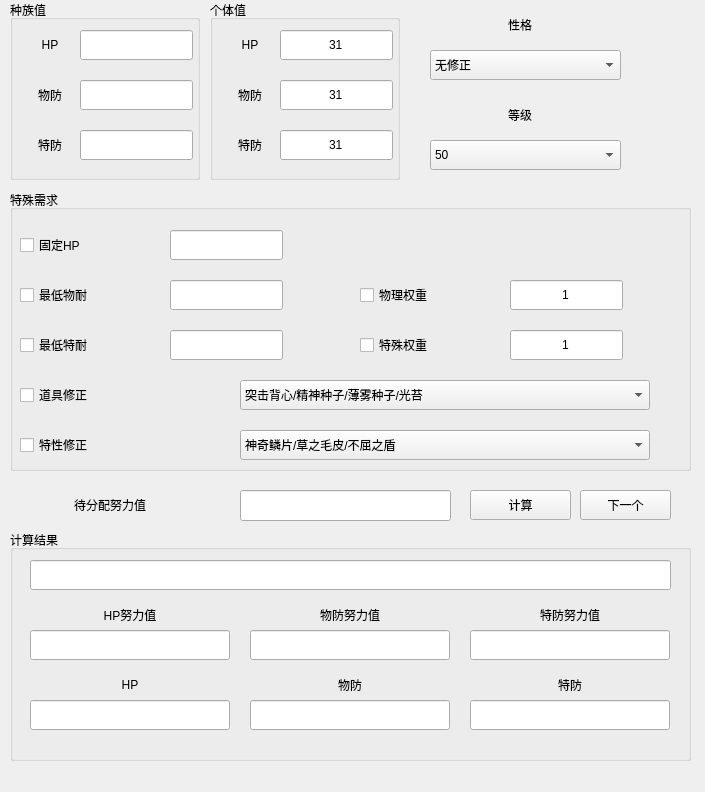
<?xml version="1.0" encoding="UTF-8"?>
<ui version="4.0">
 <class>MainWindow</class>
 <widget class="QMainWindow" name="MainWindow">
  <property name="geometry">
   <rect>
    <x>0</x>
    <y>0</y>
    <width>705</width>
    <height>792</height>
   </rect>
  </property>
  <property name="windowTitle">
   <string>宝可梦综合耐久计算器v1.5 by Jokerjay</string>
  </property>
  <widget class="QWidget" name="centralwidget">
   <widget class="QPushButton" name="pushButton">
    <property name="geometry">
     <rect>
      <x>470</x>
      <y>490</y>
      <width>101</width>
      <height>30</height>
     </rect>
    </property>
    <property name="text">
     <string>计算</string>
    </property>
   </widget>
   <widget class="QLabel" name="label_11">
    <property name="geometry">
     <rect>
      <x>420</x>
      <y>10</y>
      <width>200</width>
      <height>30</height>
     </rect>
    </property>
    <property name="text">
     <string>性格</string>
    </property>
    <property name="alignment">
     <set>Qt::AlignCenter</set>
    </property>
   </widget>
   <widget class="QComboBox" name="comboBox">
    <property name="geometry">
     <rect>
      <x>430</x>
      <y>50</y>
      <width>191</width>
      <height>30</height>
     </rect>
    </property>
    <item>
     <property name="text">
      <string>无修正</string>
     </property>
    </item>
    <item>
     <property name="text">
      <string>正向修正</string>
     </property>
    </item>
    <item>
     <property name="text">
      <string>负向修正</string>
     </property>
    </item>
   </widget>
   <widget class="QGroupBox" name="groupBox">
    <property name="geometry">
     <rect>
      <x>10</x>
      <y>0</y>
      <width>190</width>
      <height>180</height>
     </rect>
    </property>
    <property name="title">
     <string>种族值</string>
    </property>
    <widget class="QLineEdit" name="lineEdit">
     <property name="geometry">
      <rect>
       <x>70</x>
       <y>30</y>
       <width>113</width>
       <height>30</height>
      </rect>
     </property>
     <property name="alignment">
      <set>Qt::AlignCenter</set>
     </property>
    </widget>
    <widget class="QLabel" name="label">
     <property name="geometry">
      <rect>
       <x>-10</x>
       <y>30</y>
       <width>100</width>
       <height>30</height>
      </rect>
     </property>
     <property name="minimumSize">
      <size>
       <width>54</width>
       <height>12</height>
      </size>
     </property>
     <property name="text">
      <string>HP</string>
     </property>
     <property name="alignment">
      <set>Qt::AlignCenter</set>
     </property>
    </widget>
    <widget class="QLineEdit" name="lineEdit_2">
     <property name="geometry">
      <rect>
       <x>70</x>
       <y>80</y>
       <width>113</width>
       <height>30</height>
      </rect>
     </property>
     <property name="minimumSize">
      <size>
       <width>0</width>
       <height>20</height>
      </size>
     </property>
     <property name="alignment">
      <set>Qt::AlignCenter</set>
     </property>
    </widget>
    <widget class="QLabel" name="label_2">
     <property name="geometry">
      <rect>
       <x>-10</x>
       <y>80</y>
       <width>100</width>
       <height>30</height>
      </rect>
     </property>
     <property name="minimumSize">
      <size>
       <width>54</width>
       <height>12</height>
      </size>
     </property>
     <property name="text">
      <string>物防</string>
     </property>
     <property name="alignment">
      <set>Qt::AlignCenter</set>
     </property>
    </widget>
    <widget class="QLineEdit" name="lineEdit_3">
     <property name="geometry">
      <rect>
       <x>70</x>
       <y>130</y>
       <width>113</width>
       <height>30</height>
      </rect>
     </property>
     <property name="minimumSize">
      <size>
       <width>0</width>
       <height>20</height>
      </size>
     </property>
     <property name="alignment">
      <set>Qt::AlignCenter</set>
     </property>
    </widget>
    <widget class="QLabel" name="label_3">
     <property name="geometry">
      <rect>
       <x>-10</x>
       <y>130</y>
       <width>100</width>
       <height>30</height>
      </rect>
     </property>
     <property name="minimumSize">
      <size>
       <width>54</width>
       <height>12</height>
      </size>
     </property>
     <property name="text">
      <string>特防</string>
     </property>
     <property name="alignment">
      <set>Qt::AlignCenter</set>
     </property>
    </widget>
   </widget>
   <widget class="QGroupBox" name="groupBox_2">
    <property name="geometry">
     <rect>
      <x>210</x>
      <y>0</y>
      <width>190</width>
      <height>180</height>
     </rect>
    </property>
    <property name="title">
     <string>个体值</string>
    </property>
    <widget class="QLineEdit" name="lineEdit_6">
     <property name="geometry">
      <rect>
       <x>70</x>
       <y>130</y>
       <width>113</width>
       <height>30</height>
      </rect>
     </property>
     <property name="minimumSize">
      <size>
       <width>0</width>
       <height>20</height>
      </size>
     </property>
     <property name="text">
      <string>31</string>
     </property>
     <property name="alignment">
      <set>Qt::AlignCenter</set>
     </property>
    </widget>
    <widget class="QLabel" name="label_6">
     <property name="geometry">
      <rect>
       <x>-10</x>
       <y>130</y>
       <width>100</width>
       <height>30</height>
      </rect>
     </property>
     <property name="minimumSize">
      <size>
       <width>54</width>
       <height>12</height>
      </size>
     </property>
     <property name="text">
      <string>特防</string>
     </property>
     <property name="alignment">
      <set>Qt::AlignCenter</set>
     </property>
    </widget>
    <widget class="QLineEdit" name="lineEdit_5">
     <property name="geometry">
      <rect>
       <x>70</x>
       <y>80</y>
       <width>113</width>
       <height>30</height>
      </rect>
     </property>
     <property name="minimumSize">
      <size>
       <width>0</width>
       <height>20</height>
      </size>
     </property>
     <property name="text">
      <string>31</string>
     </property>
     <property name="alignment">
      <set>Qt::AlignCenter</set>
     </property>
    </widget>
    <widget class="QLabel" name="label_5">
     <property name="geometry">
      <rect>
       <x>-10</x>
       <y>80</y>
       <width>100</width>
       <height>30</height>
      </rect>
     </property>
     <property name="minimumSize">
      <size>
       <width>54</width>
       <height>12</height>
      </size>
     </property>
     <property name="text">
      <string>物防</string>
     </property>
     <property name="alignment">
      <set>Qt::AlignCenter</set>
     </property>
    </widget>
    <widget class="QLabel" name="label_4">
     <property name="geometry">
      <rect>
       <x>-10</x>
       <y>30</y>
       <width>100</width>
       <height>30</height>
      </rect>
     </property>
     <property name="minimumSize">
      <size>
       <width>54</width>
       <height>12</height>
      </size>
     </property>
     <property name="text">
      <string>HP</string>
     </property>
     <property name="alignment">
      <set>Qt::AlignCenter</set>
     </property>
    </widget>
    <widget class="QLineEdit" name="lineEdit_4">
     <property name="geometry">
      <rect>
       <x>70</x>
       <y>30</y>
       <width>113</width>
       <height>30</height>
      </rect>
     </property>
     <property name="minimumSize">
      <size>
       <width>0</width>
       <height>20</height>
      </size>
     </property>
     <property name="text">
      <string>31</string>
     </property>
     <property name="alignment">
      <set>Qt::AlignCenter</set>
     </property>
    </widget>
   </widget>
   <widget class="QGroupBox" name="groupBox_3">
    <property name="geometry">
     <rect>
      <x>10</x>
      <y>530</y>
      <width>681</width>
      <height>231</height>
     </rect>
    </property>
    <property name="title">
     <string>计算结果</string>
    </property>
    <widget class="QLineEdit" name="lineEdit_11">
     <property name="geometry">
      <rect>
       <x>20</x>
       <y>30</y>
       <width>641</width>
       <height>30</height>
      </rect>
     </property>
     <property name="alignment">
      <set>Qt::AlignCenter</set>
     </property>
    </widget>
    <widget class="QLabel" name="label_7">
     <property name="geometry">
      <rect>
       <x>20</x>
       <y>70</y>
       <width>200</width>
       <height>30</height>
      </rect>
     </property>
     <property name="minimumSize">
      <size>
       <width>54</width>
       <height>12</height>
      </size>
     </property>
     <property name="text">
      <string>HP努力值</string>
     </property>
     <property name="alignment">
      <set>Qt::AlignCenter</set>
     </property>
    </widget>
    <widget class="QLineEdit" name="lineEdit_7">
     <property name="geometry">
      <rect>
       <x>20</x>
       <y>100</y>
       <width>200</width>
       <height>30</height>
      </rect>
     </property>
     <property name="minimumSize">
      <size>
       <width>0</width>
       <height>20</height>
      </size>
     </property>
     <property name="alignment">
      <set>Qt::AlignCenter</set>
     </property>
    </widget>
    <widget class="QLabel" name="label_8">
     <property name="geometry">
      <rect>
       <x>240</x>
       <y>70</y>
       <width>200</width>
       <height>30</height>
      </rect>
     </property>
     <property name="minimumSize">
      <size>
       <width>54</width>
       <height>12</height>
      </size>
     </property>
     <property name="text">
      <string>物防努力值</string>
     </property>
     <property name="alignment">
      <set>Qt::AlignCenter</set>
     </property>
    </widget>
    <widget class="QLineEdit" name="lineEdit_8">
     <property name="geometry">
      <rect>
       <x>240</x>
       <y>100</y>
       <width>200</width>
       <height>30</height>
      </rect>
     </property>
     <property name="minimumSize">
      <size>
       <width>0</width>
       <height>20</height>
      </size>
     </property>
     <property name="alignment">
      <set>Qt::AlignCenter</set>
     </property>
    </widget>
    <widget class="QLineEdit" name="lineEdit_9">
     <property name="geometry">
      <rect>
       <x>460</x>
       <y>100</y>
       <width>200</width>
       <height>30</height>
      </rect>
     </property>
     <property name="minimumSize">
      <size>
       <width>0</width>
       <height>20</height>
      </size>
     </property>
     <property name="alignment">
      <set>Qt::AlignCenter</set>
     </property>
    </widget>
    <widget class="QLabel" name="label_9">
     <property name="geometry">
      <rect>
       <x>460</x>
       <y>70</y>
       <width>200</width>
       <height>30</height>
      </rect>
     </property>
     <property name="minimumSize">
      <size>
       <width>54</width>
       <height>12</height>
      </size>
     </property>
     <property name="text">
      <string>特防努力值</string>
     </property>
     <property name="alignment">
      <set>Qt::AlignCenter</set>
     </property>
    </widget>
    <widget class="QLineEdit" name="lineEdit_17">
     <property name="geometry">
      <rect>
       <x>460</x>
       <y>170</y>
       <width>200</width>
       <height>30</height>
      </rect>
     </property>
     <property name="alignment">
      <set>Qt::AlignCenter</set>
     </property>
    </widget>
    <widget class="QLineEdit" name="lineEdit_15">
     <property name="geometry">
      <rect>
       <x>20</x>
       <y>170</y>
       <width>200</width>
       <height>30</height>
      </rect>
     </property>
     <property name="alignment">
      <set>Qt::AlignCenter</set>
     </property>
    </widget>
    <widget class="QLineEdit" name="lineEdit_16">
     <property name="geometry">
      <rect>
       <x>240</x>
       <y>170</y>
       <width>200</width>
       <height>30</height>
      </rect>
     </property>
     <property name="alignment">
      <set>Qt::AlignCenter</set>
     </property>
    </widget>
    <widget class="QLabel" name="label_12">
     <property name="geometry">
      <rect>
       <x>20</x>
       <y>140</y>
       <width>200</width>
       <height>30</height>
      </rect>
     </property>
     <property name="text">
      <string>HP</string>
     </property>
     <property name="alignment">
      <set>Qt::AlignCenter</set>
     </property>
    </widget>
    <widget class="QLabel" name="label_13">
     <property name="geometry">
      <rect>
       <x>240</x>
       <y>140</y>
       <width>200</width>
       <height>30</height>
      </rect>
     </property>
     <property name="text">
      <string>物防</string>
     </property>
     <property name="alignment">
      <set>Qt::AlignCenter</set>
     </property>
    </widget>
    <widget class="QLabel" name="label_14">
     <property name="geometry">
      <rect>
       <x>460</x>
       <y>140</y>
       <width>200</width>
       <height>30</height>
      </rect>
     </property>
     <property name="text">
      <string>特防</string>
     </property>
     <property name="alignment">
      <set>Qt::AlignCenter</set>
     </property>
    </widget>
   </widget>
   <widget class="QGroupBox" name="groupBox_4">
    <property name="geometry">
     <rect>
      <x>10</x>
      <y>190</y>
      <width>681</width>
      <height>281</height>
     </rect>
    </property>
    <property name="title">
     <string>特殊需求</string>
    </property>
    <widget class="QCheckBox" name="checkBox">
     <property name="geometry">
      <rect>
       <x>10</x>
       <y>90</y>
       <width>200</width>
       <height>30</height>
      </rect>
     </property>
     <property name="text">
      <string>最低物耐</string>
     </property>
    </widget>
    <widget class="QLineEdit" name="lineEdit_12">
     <property name="geometry">
      <rect>
       <x>160</x>
       <y>90</y>
       <width>113</width>
       <height>30</height>
      </rect>
     </property>
     <property name="alignment">
      <set>Qt::AlignCenter</set>
     </property>
    </widget>
    <widget class="QCheckBox" name="checkBox_2">
     <property name="geometry">
      <rect>
       <x>10</x>
       <y>140</y>
       <width>200</width>
       <height>30</height>
      </rect>
     </property>
     <property name="text">
      <string>最低特耐</string>
     </property>
    </widget>
    <widget class="QLineEdit" name="lineEdit_13">
     <property name="geometry">
      <rect>
       <x>160</x>
       <y>140</y>
       <width>113</width>
       <height>30</height>
      </rect>
     </property>
     <property name="alignment">
      <set>Qt::AlignCenter</set>
     </property>
    </widget>
    <widget class="QCheckBox" name="checkBox_4">
     <property name="geometry">
      <rect>
       <x>10</x>
       <y>40</y>
       <width>200</width>
       <height>30</height>
      </rect>
     </property>
     <property name="text">
      <string>固定HP</string>
     </property>
    </widget>
    <widget class="QLineEdit" name="lineEdit_18">
     <property name="geometry">
      <rect>
       <x>160</x>
       <y>40</y>
       <width>113</width>
       <height>30</height>
      </rect>
     </property>
     <property name="alignment">
      <set>Qt::AlignCenter</set>
     </property>
    </widget>
    <widget class="QComboBox" name="comboBox_2">
     <property name="geometry">
      <rect>
       <x>230</x>
       <y>190</y>
       <width>410</width>
       <height>30</height>
      </rect>
     </property>
     <item>
      <property name="text">
       <string>突击背心/精神种子/薄雾种子/光苔</string>
      </property>
     </item>
     <item>
      <property name="text">
       <string>青草种子/电气种子</string>
      </property>
     </item>
     <item>
      <property name="text">
       <string>进化奇石</string>
      </property>
     </item>
    </widget>
    <widget class="QComboBox" name="comboBox_3">
     <property name="geometry">
      <rect>
       <x>230</x>
       <y>240</y>
       <width>410</width>
       <height>30</height>
      </rect>
     </property>
     <item>
      <property name="text">
       <string>神奇鳞片/草之毛皮/不屈之盾</string>
      </property>
     </item>
     <item>
      <property name="text">
       <string>毛皮大衣</string>
      </property>
     </item>
     <item>
      <property name="text">
       <string>冰鳞粉</string>
      </property>
     </item>
     <item>
      <property name="text">
       <string>灾祸之简</string>
      </property>
     </item>
     <item>
      <property name="text">
       <string>灾祸之鼎</string>
      </property>
     </item>
     <item>
      <property name="text">
       <string>威吓</string>
      </property>
     </item>
    </widget>
    <widget class="QCheckBox" name="checkBox_5">
     <property name="geometry">
      <rect>
       <x>10</x>
       <y>190</y>
       <width>180</width>
       <height>30</height>
      </rect>
     </property>
     <property name="text">
      <string>道具修正</string>
     </property>
    </widget>
    <widget class="QCheckBox" name="checkBox_6">
     <property name="geometry">
      <rect>
       <x>10</x>
       <y>240</y>
       <width>200</width>
       <height>30</height>
      </rect>
     </property>
     <property name="layoutDirection">
      <enum>Qt::LeftToRight</enum>
     </property>
     <property name="text">
      <string>特性修正</string>
     </property>
    </widget>
    <widget class="QCheckBox" name="checkBox_3">
     <property name="geometry">
      <rect>
       <x>350</x>
       <y>90</y>
       <width>200</width>
       <height>30</height>
      </rect>
     </property>
     <property name="text">
      <string>物理权重</string>
     </property>
    </widget>
    <widget class="QCheckBox" name="checkBox_7">
     <property name="geometry">
      <rect>
       <x>350</x>
       <y>140</y>
       <width>200</width>
       <height>30</height>
      </rect>
     </property>
     <property name="text">
      <string>特殊权重</string>
     </property>
    </widget>
    <widget class="QLineEdit" name="lineEdit_14">
     <property name="geometry">
      <rect>
       <x>500</x>
       <y>90</y>
       <width>113</width>
       <height>30</height>
      </rect>
     </property>
     <property name="text">
      <string>1</string>
     </property>
     <property name="alignment">
      <set>Qt::AlignCenter</set>
     </property>
    </widget>
    <widget class="QLineEdit" name="lineEdit_19">
     <property name="geometry">
      <rect>
       <x>500</x>
       <y>140</y>
       <width>113</width>
       <height>30</height>
      </rect>
     </property>
     <property name="text">
      <string>1</string>
     </property>
     <property name="alignment">
      <set>Qt::AlignCenter</set>
     </property>
    </widget>
   </widget>
   <widget class="QLineEdit" name="lineEdit_10">
    <property name="geometry">
     <rect>
      <x>240</x>
      <y>490</y>
      <width>211</width>
      <height>31</height>
     </rect>
    </property>
    <property name="minimumSize">
     <size>
      <width>0</width>
      <height>20</height>
     </size>
    </property>
    <property name="alignment">
     <set>Qt::AlignCenter</set>
    </property>
   </widget>
   <widget class="QLabel" name="label_10">
    <property name="geometry">
     <rect>
      <x>10</x>
      <y>490</y>
      <width>200</width>
      <height>30</height>
     </rect>
    </property>
    <property name="minimumSize">
     <size>
      <width>71</width>
      <height>16</height>
     </size>
    </property>
    <property name="text">
     <string>待分配努力值</string>
    </property>
    <property name="alignment">
     <set>Qt::AlignCenter</set>
    </property>
   </widget>
   <widget class="QLabel" name="label_15">
    <property name="geometry">
     <rect>
      <x>420</x>
      <y>100</y>
      <width>200</width>
      <height>30</height>
     </rect>
    </property>
    <property name="text">
     <string>等级</string>
    </property>
    <property name="alignment">
     <set>Qt::AlignCenter</set>
    </property>
   </widget>
   <widget class="QComboBox" name="comboBox_4">
    <property name="geometry">
     <rect>
      <x>430</x>
      <y>140</y>
      <width>191</width>
      <height>30</height>
     </rect>
    </property>
    <item>
     <property name="text">
      <string>50</string>
     </property>
    </item>
    <item>
     <property name="text">
      <string>100</string>
     </property>
    </item>
   </widget>
   <widget class="QPushButton" name="pushButton_2">
    <property name="geometry">
     <rect>
      <x>580</x>
      <y>490</y>
      <width>91</width>
      <height>30</height>
     </rect>
    </property>
    <property name="text">
     <string>下一个</string>
    </property>
   </widget>
   <zorder>groupBox_3</zorder>
   <zorder>pushButton</zorder>
   <zorder>label_11</zorder>
   <zorder>comboBox</zorder>
   <zorder>groupBox</zorder>
   <zorder>groupBox_2</zorder>
   <zorder>groupBox_4</zorder>
   <zorder>lineEdit_10</zorder>
   <zorder>label_10</zorder>
   <zorder>label_15</zorder>
   <zorder>comboBox_4</zorder>
   <zorder>pushButton_2</zorder>
  </widget>
  <widget class="QMenuBar" name="menubar">
   <property name="geometry">
    <rect>
     <x>0</x>
     <y>0</y>
     <width>705</width>
     <height>17</height>
    </rect>
   </property>
  </widget>
 </widget>
 <resources/>
 <connections/>
</ui>
